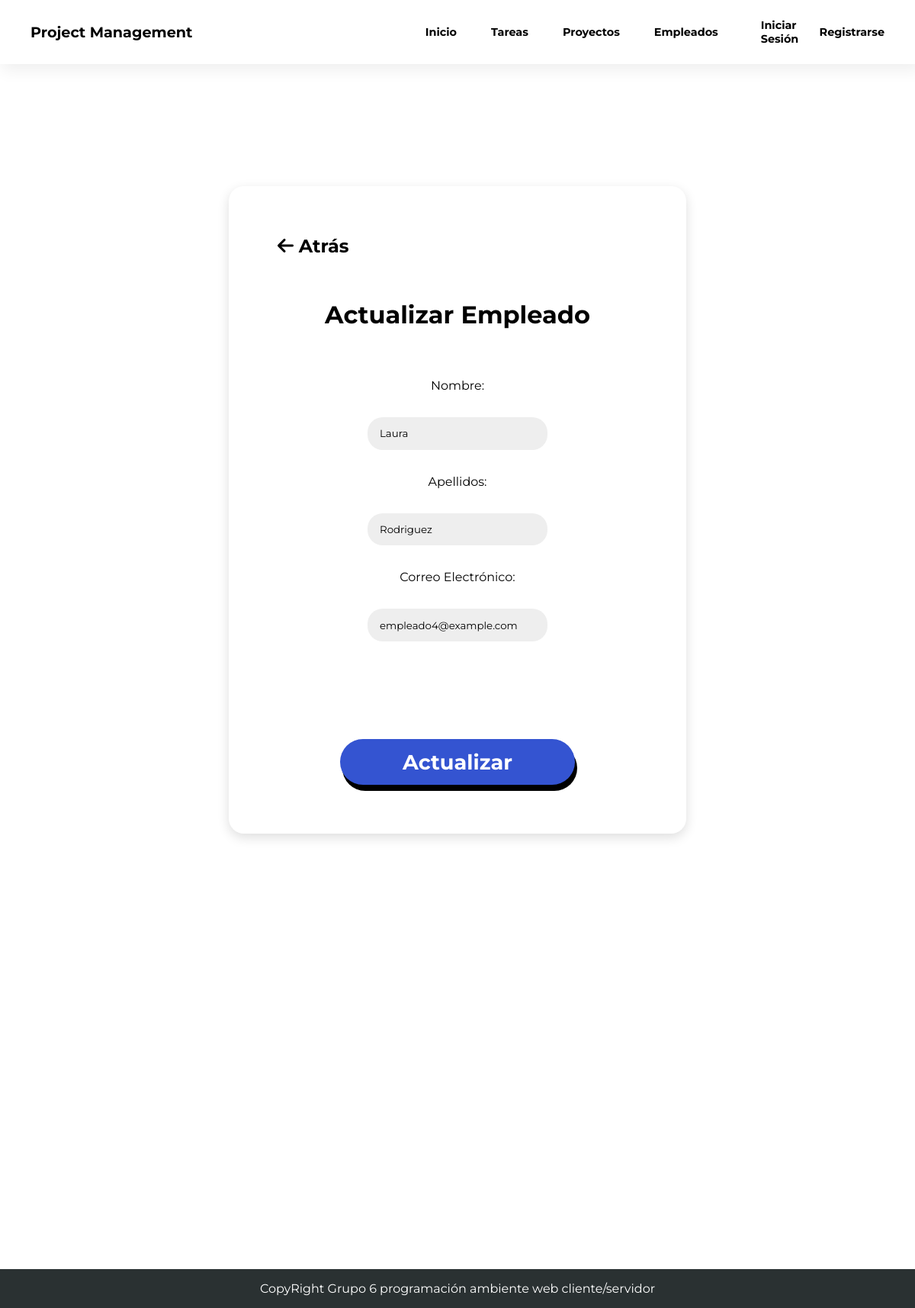
/Views/empleados/agregarEmpleados.php?actualizar=4, run on the app's committed database.
### tables this page shows
CREATE TABLE Empleados (
	id_empleado INT PRIMARY KEY AUTO_INCREMENT,
    correo VARCHAR(45),
    nombre VARCHAR(30),
    apellidos VARCHAR(40),
	activo BOOLEAN,
    fecha_registro DATETIME DEFAULT now()
);

### Models/empleadosModel.php (called while the page is built, shortened)
<?php
    class EmpleadoModel {
        public function Obtener($id) {
            $database = OpenDataBase();
            $stmt = $database->prepare("SELECT * FROM Empleados WHERE id_empleado = ?");
            $stmt->bind_param("i", $id);
            $stmt->execute();
            $result = $stmt->get_result();
            $empleado = $result->fetch_assoc();
            return $empleado;
        }
    }
?>

### Controllers/empleadosController.php (called while the page is built, shortened)
<?php
    include_once(MODELS_PATH . "/empleadosModel.php");
    $empleadoModel = new EmpleadoModel();
    function Actualizar() {
        global $empleadoModel;
        if (isset($_GET["actualizar"])) {
            $id = $_GET["actualizar"];
            return $empleadoModel->Obtener($id);
        }
    }
?>

### Views/empleados/agregarEmpleados.php (the view, shortened to what this page needs)
<?php
    include_once(CONTORLLERS_PATH . "/empleadosController.php");
    include_once(VIEWS_PATH . "/layout.php");
    $empleado = Actualizar() ?? array("nombre" => "", "apellidos" => "", "correo" => "", "id" => -1);
?>
<!DOCTYPE html>
    <html lang="en">
        <body>
            <form class="form-empleados" action="" method="post">
                <a href="<?php echo ROOT . "/Views/empleados/"?>" class="atras">
                    <i class="fa-solid fa-arrow-left"></i>
                    Atrás
                </a>
                <h2><?php echo isset($_GET["actualizar"]) ? "Actualizar" : "Agregar"?> Empleado</h2>
                <label for="nombre">Nombre: </label>
                <input type="text" id="nombre" name="nombre" value="<?php echo $empleado["nombre"]?>">
                <label for="apellidos">Apellidos: </label>
                <input type="text" id="apellidos" name="apellidos" value="<?php echo $empleado["apellidos"]?>">
                <label for="correo">Correo Electrónico: </label>
                <input type="email" id="correo" name="correo" value="<?php echo $empleado["correo"]?>">
                <button type="submit" name="<?php echo isset($_GET["actualizar"]) ? "actualizarEmpleado" : "crearEmpleado"?>" ><?php echo isset($_GET["actualizar"]) ? "Actualizar" : "Agregar"?></button>
            </form>
        </body>
    </html>

### styles/main.css (style rules this page uses)
:root { --blue: #3454D1; --wine: #69353F; --green: #758173; --bittersweets: #F87060; --success: #28a745; --info: #17a2b8; --warning: #ffc107; --danger: #ff1919; --font-family: "Montserrat", "Roboto", sans-serif; }
* { padding: 0; margin: 0; box-sizing: border-box; font-family: var(--font-family); }
a { text-decoration: none; color: #000; font-weight: bold; }
.form-empleados, .form-rol, .form-usuarios { display: flex; margin: 0 auto; margin-top: 10rem; margin-bottom: 35.7rem; align-items: center; justify-content: center; flex-direction: column; width: 50%; gap: 2em; padding: 4em; box-shadow: 0 5px 15px #0002; border-radius: 20px; position: relative; }
.form-empleados > input, .form-rol > input, .form-usuarios > input { border: none; background: #eee; border-radius: 20px; padding: 1em 1.2em; width: 50%; outline: none; }
.form-empleados h2, .form-rol h2, .form-usuarios h2, .form-register { margin-bottom: 2rem; font-size: 2rem; font-weight: bold; }
.form-empleados button, .boton-usuarios, .role-btn { border: none; outline: none; background: var(--blue); color: #fff; padding: .5em 3em; font-weight: bold; margin-top: 6rem; font-size: 1.7rem; border-radius: 40px; cursor: pointer; transition: transform .4s ease-in; box-shadow: 3px 8px #000; width: fit-content; }
.atras { font-size: 1.5rem; align-self: flex-start; margin-bottom: 1.5rem; }

### data on the page
empleados: nombre "Laura", apellidos "Rodriguez", correo "empleado4@example.com"
